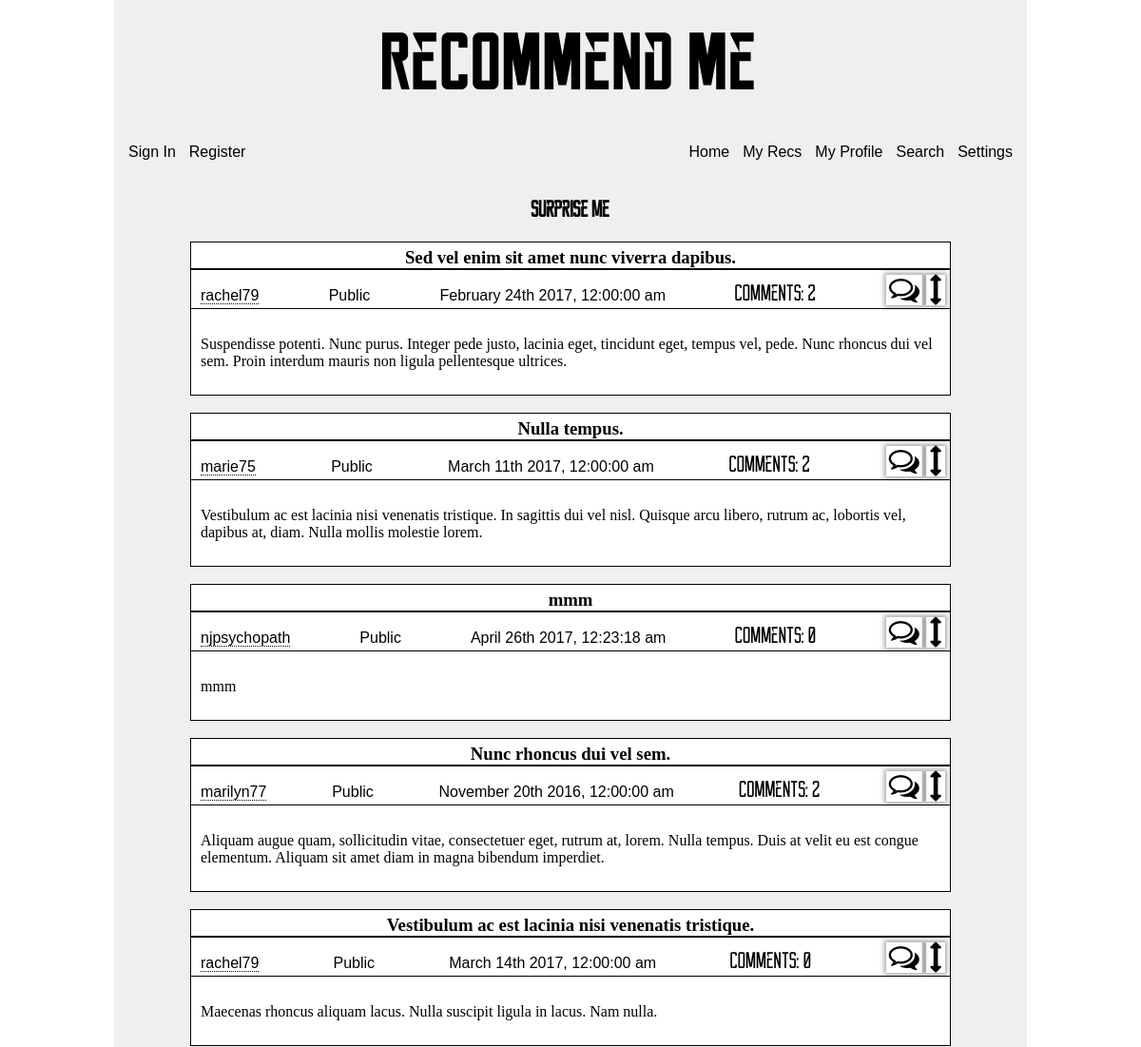
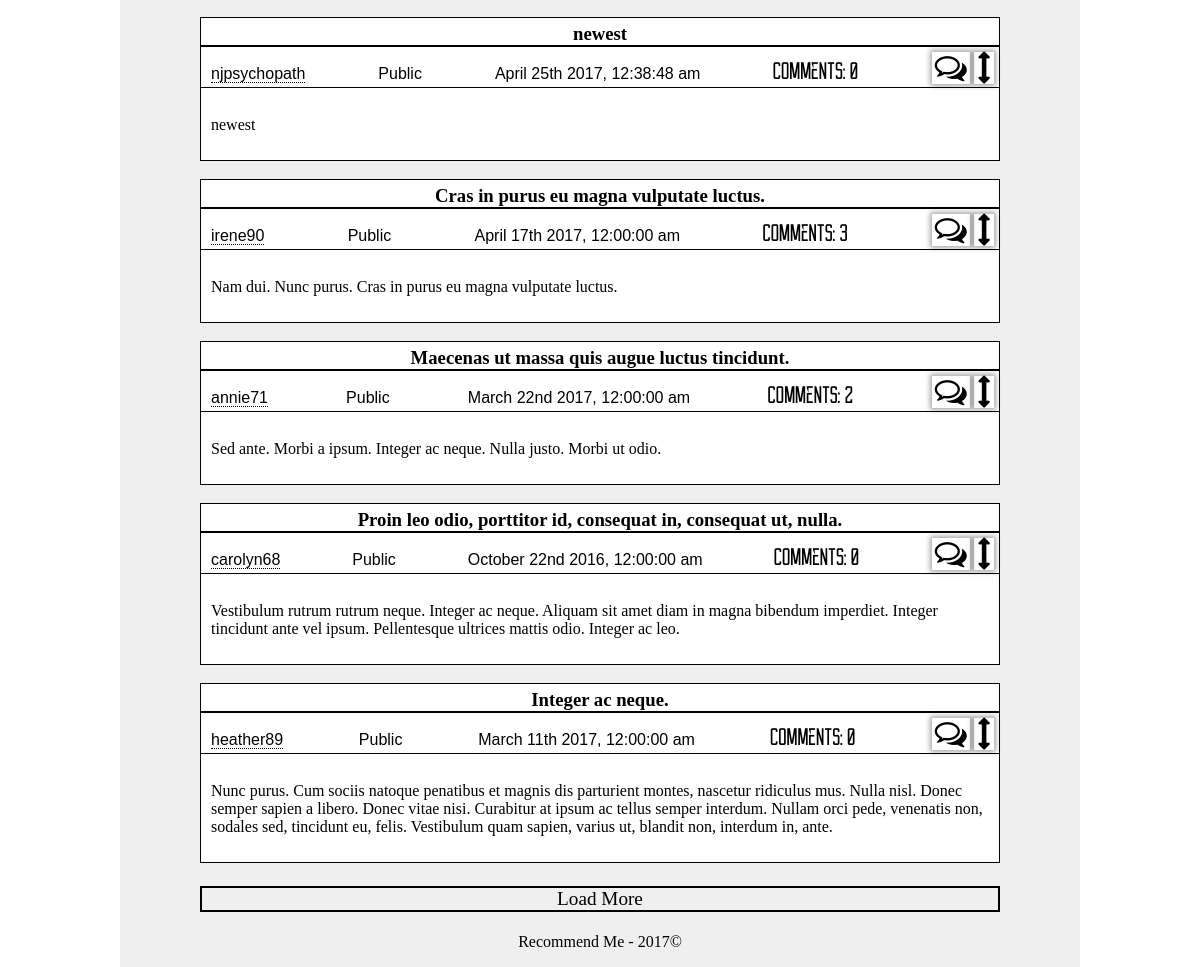
Page /surprise on the committed database (2 pictures, top to bottom).
### app/models.py (models this page shows, shortened)
class Recommendation(db.Model):
    __tablename__ = 'recommendation'
    id = db.Column(db.INTEGER, primary_key=True)
    made_private = db.Column(db.BOOLEAN, default=False)
    new_comment = db.Column(db.BOOLEAN, default=False)
    text = db.Column(db.TEXT)
    timestamp = db.Column(db.DATETIME, index=True, default=datetime.utcnow)
    title = db.Column(db.String(64))
    user_id = db.Column(db.INTEGER, db.ForeignKey('user.id'))
    verification = db.Column(db.INTEGER)
    user = db.relationship('User', backref=backref('recommendation', lazy='dynamic'))
    def prepare_comments(self):
        prep_query = self.comment\
            .filter(Comment.verification > 0)\
            .order_by(desc(Comment.timestamp))
        d_c = prep_query\
            .paginate(1, per_page=5, error_out=False)
        count = prep_query.count()
        return (d_c, count)

class User(UserMixin, db.Model):
    __tablename__ = 'user'
    id = db.Column(db.INTEGER, primary_key=True)
    username = db.Column(db.String, unique=True, index=True)
    email = db.Column(db.String, unique=True, index=True)
    about_me = db.Column(db.TEXT)
    api = db.Column(db.String())
    confirmed = db.Column(db.BOOLEAN, default=False)
    display = db.Column(db.INTEGER, default=10)
    invalid_logins = db.Column(db.INTEGER, default=0)
    last_login = db.Column(db.DATETIME, default=datetime.utcnow)
    member_since = db.Column(db.DATETIME, default=datetime.utcnow)
    password_hash = db.Column(db.String(128))
    role_id = db.Column(db.INTEGER, db.ForeignKey('role.id'))
    updates = db.Column(db.BOOLEAN, default=True)
    role = db.relationship('Role', backref=backref('user', lazy='dynamic'))
    @property
    def password(self):
        raise AttributeError('password is hashed')

### app/main/views.py (the view)
@main.route('/surprise')
def surprise():
    display_recs = db.session.query(Recommendation, Relationship)\
        .outerjoin(Relationship, and_(
            Relationship.following == Recommendation.user_id,
            Relationship.follower == current_user.id)
        )\
        .filter(Recommendation.verification>0, Recommendation.user_id!=current_user.id)\
        .order_by(desc(Recommendation.timestamp))\
        .limit(5*current_user.display)\
        .from_self()\
        .order_by(func.random())\
        .paginate(1, per_page=current_user.display, error_out=False)
    return render_template('main/surprise.html', display=display_recs)

### app/auth/views.py (called while the page is built)
@auth.before_app_request
def before_request():
    if current_user.is_authenticated and not current_user.confirmed \
        and request.endpoint[:5] != 'auth.' and request.endpoint != 'static':
        return redirect(url_for('auth.unconfirmed'))

### manage.py (called while the page is built)
@app.url_defaults
def hashed_static_file(endpoint, values):
    if 'static' == endpoint or endpoint.endswith('.static'):
        filename = values.get('filename')
        if filename:
            blueprint = request.blueprint
            if '.' in endpoint:  # blueprint
                blueprint = endpoint.rsplit('.', 1)[0]
            static_folder = app.static_folder
            if blueprint and app.blueprints[blueprint].static_folder:
                static_folder = app.blueprints[blueprint].static_folder
            fp = os.path.join(static_folder, filename)
            if os.path.exists(fp):
                values['_'] = int(os.stat(fp).st_mtime)

### app/templates/main/surprise.html (shortened to what this page needs)
<!DOCTYPE html>
{% extends 'abstract/one-column.html' %}
{% block head %}
  {{super()}}
{% endblock %}
{% block maincontent %}
  <h2>Surprise Me</h2>
{% endblock %}
{% block supplemental %}
  {{rec_macro.initialize_recs(display, moment, current_user)}}
{% endblock %}

### app/templates/macros/rec-macro.html (shortened to what this page needs)
{% import 'macros/comment-macro.html' as comment_macro %}
{% macro render_rec(rec2, count, moment, current_user, attributes=True, link=request.url) %}
  <div class='single-post'>
    {% set rec, follow = rec2 %}
    <a href="{{url_for('main.highlight', id=rec.id)}}">
      <h3 class='rec-title'>{{rec.title}}</h3>
    </a>
    <div class='post-header'>
      <ul class='post-header-list'>
        <li>
          <a href="{{url_for('personal.profile', id=rec.user_id)}}">
            {{rec.user.username}}
          </a>
        </li>
        <li>
          {% if rec.verification != 0 %}
            Public
          {% else %}
            Private
          {% endif %}
        </li>
        <li>
          {{moment(rec.timestamp).format('MMMM Do YYYY, h:mm:ss a')}}
        </li>
        <li class='reckoner'>
          Comments: {{count}}
        </li>
        {% if attributes or rec.user_id==current_user.id %}
          <li>
            {% if attributes %}
              <i id='{{rec.id}}' class='{{link}} font-link toggle-comments fa fa-comments-o fa-2x'></i>
              <i class='font-link toggle-show fa fa-arrows-v fa-2x'></i>
            {% endif %}
          </li>
        {% endif %}
      </ul>
    </div>
    <p class='post-text'>
      {{rec.text}}
    </p>
  </div>
  <br/>
{% endmacro %}
{% macro initialize_recs(display, moment, current_user, attributes=True) %}
  <div class='list-recs'>
    {{ajax(display, moment, current_user, attributes)}}
    {% if display.pages != display.page and display.pages != 0 %}
      <p class='load-more'>Load More</p>
    {% endif %}
  </div>
{% endmacro %}
{% macro ajax(display, moment, current_user, attributes=True, link=request.url) %}
  {% for rec in display.items %}
    {{single_rec(rec, moment, current_user, attributes, link, in_comments=True)}}
  {% endfor %}
{% endmacro %}
{% macro single_rec(rec, moment, current_user, attributes=True, link=request.url, in_comments=True) %}
  {% set comments, count = rec[0].prepare_comments() %}
  {{render_rec(rec, count, moment, current_user, attributes, link)}}
{% endmacro %}

### app/static/css/abstract/base.css (style rules this page uses)
body { font-family: Georgia, 'Times New Roman', serif; margin: 0px auto; width: 960px; }
a { border-bottom: 1px dotted black; color: inherit; text-decoration: none; }
h2 { font-family: 'reckoner', Impact, fantasy; font-size: 24px; text-align: center; }
li { display: inline; font-family: sans-serif; }
.reckoner { font-family: 'reckoner', Impact, fantasy; font-size: 24px; }

### app/static/css/abstract/rec-comment.css (style rules this page uses)
.list-recs { margin: 0px auto; width: 800px; }
.single-post { background-color: white; border: 1px solid black; clear: both; }
.rec-title { border-bottom: 2px solid black; margin: 0 0 5px 0; padding-top: 5px; text-align: center; }
.post-header { border-bottom: 1px solid black; padding: 0 5px 0 5px; }
.post-header-list { height: 30px; margin: 5px 0 5px 0; padding-left: 5px; text-align: justify; }
.post-header-list:after { content: ''; display: inline-block; width: 100%; }
.post-header li { display: inline-block; }
.font-link { box-shadow: 0 0 5px 2px rgba(0,0,0,.35); cursor: pointer; padding: 0 3px 0 3px; }
.post-text { margin-top: 0px; padding: 10px; white-space: pre-line; }
.load-more, .load-more-com { border: 2px solid black; font-size: larger; margin: 5px 0 5px 0; text-align: center; }

### rows in the picture
Recommendation: title "Sed vel enim sit amet nunc viverra dapibus.", user.username "rachel79", verification "Public", timestamp "February 24th 2017, 12:00:00 am", count "2", text "Suspendisse potenti. Nunc purus. Integer pede justo, lacinia eget, tincidunt eget, tempus vel, pede. Nunc rhoncus dui vel sem. Proin interdum mauris non ligula pellentesque ultrices."
Recommendation: title "Nulla tempus.", user.username "marie75", shows "Public", timestamp "March 11th 2017, 12:00:00 am", verification "2", text "Vestibulum ac est lacinia nisi venenatis tristique. In sagittis dui vel nisl. Quisque arcu libero, rutrum ac, lobortis vel, dapibus at, diam. Nulla mollis molestie lorem."
Recommendation: title "mmm", user.username "njpsychopath", verification "Public", timestamp "April 26th 2017, 12:23:18 am", count "0", text "mmm"
Recommendation: title "Nunc rhoncus dui vel sem.", user.username "marilyn77", shows "Public", timestamp "November 20th 2016, 12:00:00 am", verification "2", text "Aliquam augue quam, sollicitudin vitae, consectetuer eget, rutrum at, lorem. Nulla tempus. Duis at velit eu est congue elementum. Aliquam sit amet diam in magna bibendum imperdiet."
Recommendation: title "Vestibulum ac est lacinia nisi venenatis tristique.", user.username "rachel79", verification "Public", timestamp "March 14th 2017, 12:00:00 am", count "0", text "Maecenas rhoncus aliquam lacus. Nulla suscipit ligula in lacus. Nam nulla."
Recommendation: title "newest", user.username "njpsychopath", verification "Public", timestamp "April 25th 2017, 12:38:48 am", count "0", text "newest"
Recommendation: title "Cras in purus eu magna vulputate luctus.", user.username "irene90", verification "Public", timestamp "April 17th 2017, 12:00:00 am", count "3", text "Nam dui. Nunc purus. Cras in purus eu magna vulputate luctus."
Recommendation: title "Maecenas ut massa quis augue luctus tincidunt.", user.username "annie71", shows "Public", timestamp "March 22nd 2017, 12:00:00 am", verification "2", text "Sed ante. Morbi a ipsum. Integer ac neque. Nulla justo. Morbi ut odio."
Recommendation: title "Proin leo odio, porttitor id, consequat in, consequat ut, nulla.", user.username "carolyn68", verification "Public", timestamp "October 22nd 2016, 12:00:00 am", count "0", text "Vestibulum rutrum rutrum neque. Integer ac neque. Aliquam sit amet diam in magna bibendum imperdiet. Integer tincidunt ante vel ipsum. Pellentesque ultrices mattis odio. Integer ac leo."
Recommendation: title "Integer ac neque.", user.username "heather89", verification "Public", timestamp "March 11th 2017, 12:00:00 am", count "0", text "Nunc purus. Cum sociis natoque penatibus et magnis dis parturient montes, nascetur ridiculus mus. Nulla nisl. Donec semper sapien a libero. Donec vitae nisi. Curabitur at ipsum ac tellus semper interdum. Nullam orci pede, venenatis non, sodales sed, tincidunt eu, felis. Vestibulum quam sapien, varius ut, blandit non, interdum in, ante."
